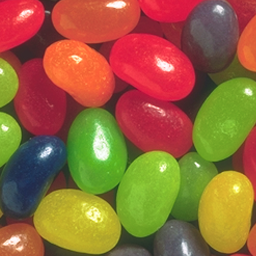
%> input picture Lab 1 /jbeans-1.ppm, 256 x 256 px
$ octave Week2.m   (GNU Octave 9; MATLAB toolbox functions it lacks are replaced by stand-ins)
%> lines starting %> are read from the running program, lines starting %| are printed output that depends on the picture
### Lab 1 /mseCalc.m
% Mean Squared Error (MSE) Function
function mseValue = mseCalc(P, Q)
    % Converting to double for accurate manipulation
    P = double(P);
    Q = double(Q);

    % Formula implementation
    mseValue = mean((P - Q).^2, 'all');
end


### Lab 1 /psnrCalc.m
% Peak Signal-to-Noise Ratio (PSNR) Function
function psnrValue = psnrCalc(P, Q)
    % Converting to double for accurate manipulation
    P = double(P);
    Q = double(Q);

    % Formula implementation
    mseValue = mseCalc(P, Q);
    psnrValue = 10*log10((255^2)/mseValue);
end

### Lab 1 /snrCalc.m
% Signal-to-Noise Ratio (SNR) Function
function snrValue = snrCalc(P, Q)
    % Converting to double for accurate manipulation
    P = double(P);
    Q = double(Q);

    % Formula implementation
    mseValue = mseCalc(P, Q);
    snrValue = 10*log10((mean(P.^2, 'all'))/mseValue);
end

### Lab 1 /rgb2ycc.m
% Function that converts from RGB to YCbCr
function ycc_image = rgb2ycc(rgb_image)
    % Converting to double to manipulate image
    rgb_image = double(rgb_image);

    % Defining the colour channels accordingly to use the variables
    R = rgb_image(:, :, 1);
    G = rgb_image(:, :, 2);
    B = rgb_image(:, :, 3);

    % Provided values in lab document
    Y = ((75*R + 150*G + 29*B)/256);
    Cb = ((-44*R -87*G + 131*B)/256) + 128;
    Cr = ((130*R - 110*G - 21*B)/256) + 128;

    % Defining the luminance & chrominance channels from the variables
    ycc_image(:, :, 1) = Y;
    ycc_image(:, :, 2) = Cb;
    ycc_image(:, :, 3) = Cr;
end

### Lab 1 /ycc2rgb.m
% Function that converts from YCBr to RGB
function rgb_image = ycc2rgb(ycc_image)
    % Converting to double to manipulate image
    ycc_image = double(ycc_image);

    % Defining the luminance & chrominance channels accordingly to use the variables
    Y = ycc_image(:, :, 1);
    Cb = ycc_image(:, :, 2);
    Cr = ycc_image(:, :, 3);

    % Provided values in lab document
    R = (1.0133*Y - 0.0025*(Cb - 128) + 1.3838*(Cr - 128));
    G = (1.0051*Y - 0.3336*(Cb - 128) - 0.6928*(Cr - 128));
    B = (1.0079*Y + 1.7318*(Cb - 128) + 0.0047*(Cr - 128));

    % Defining the colour channels accordingly from the variables
    rgb_image(:, :, 1) = R;
    rgb_image(:, :, 2) = G;
    rgb_image(:, :, 3) = B;

end

### Lab 1 /Week2.m
% ----------------------------- Question 2 ----------------------------- %

% Reading in the original and corrupted images
originalBeans = imread("jbeans-1.ppm");
%> originalBeans is the input picture: size 256x256x3 uint8; mean R, G, B 148.6, 102.5, 59.4
corruptedBeans = imread("jbeans_corrupted_sample.ppm");
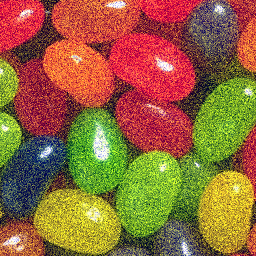
%> input picture Lab 1 /jbeans_corrupted_sample.ppm, 256 x 256 px
%> corruptedBeans is the input picture: size 256x256x3 uint8; mean R, G, B 146.9, 103.3, 59.4

% Calling the image metric functions and passing in the two images
mseBeans = mseCalc(originalBeans, corruptedBeans);
%> in mseCalc, `mseValue = mean((P - Q).^2, 'all');`: mseValue = 941.2
%> mseBeans = 941.2
psnrBeans = psnrCalc(originalBeans, corruptedBeans);
%> in psnrCalc, `psnrValue = 10*log10((255^2)/mseValue);`: psnrValue = 18.39
%> psnrBeans = 18.39
snrBeans = snrCalc(originalBeans, corruptedBeans);
%> in snrCalc, `snrValue = 10*log10((mean(P.^2, 'all'))/mseValue);`: snrValue = 11.94
%> snrBeans = 11.94

% Displaying the returned results from the three image metric functions
disp("Calculated MSE value is " + mseBeans + ".");
%| Calculated MSE value is 941.1705.
disp("Calculated PSNR value is " + psnrBeans + ".");
%| Calculated PSNR value is 18.3941.
disp("Calculated SNR value is " + snrBeans + ".");
%| Calculated SNR value is 11.9354.

% ----------------------------- Question 3 ----------------------------- %

% Converting original image to the YCbCr colourspace
jbeans_ycc = rgb2ycc(originalBeans);
%> in rgb2ycc, `Cr = ((130*R - 110*G - 21*B)/256) + 128;`:
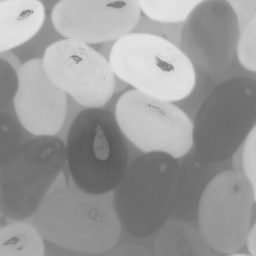
%> Cr: size 256x256 double; min 87.19, max 229, mean 154.5

% Provided values for variance taken from lab document
values = [10^2, 20^2, 40^2, 80^2, 100^2];

% Initializing vectors to store calculated image metrics
mseValuesY = zeros(1, length(values));
psnrValuesY = zeros(1, length(values));
snrValuesY = zeros(1, length(values));

mseValuesCb = zeros(1, length(values));
psnrValuesCb = zeros(1, length(values));
snrValuesCb = zeros(1, length(values));

mseValuesCr = zeros(1, length(values));
psnrValuesCr = zeros(1, length(values));
snrValuesCr = zeros(1, length(values));

% Looping through each variance value
for i = 1:length(values)
    % Square rooting as provided values are squared of the variance
    variance = sqrt(values(i));

    % Generating 256x256 noise image
    randn('state', sum(100*clock));
    noise = variance * randn(256);

    % Adding the generated noise image to each channel separately
    ycc_corrupted_y = noise + jbeans_ycc(:, :, 1);
    ycc_corrupted_Cb = noise + jbeans_ycc(:, :, 2);
    ycc_corrupted_Cr = noise + jbeans_ycc(:, :, 3);

    % Concatenating each corrupted channel with the other respective original channels
    % After concatenating, converting each YCbCr image to RGB
    rgb_corrupted_y = ycc2rgb(cat(3, ycc_corrupted_y, jbeans_ycc(:, :, 2), jbeans_ycc(:, :, 3)));
    rgb_corrupted_Cb = ycc2rgb(cat(3, jbeans_ycc(:, :, 1), ycc_corrupted_Cb, jbeans_ycc(:, :, 3)));
    rgb_corrupted_Cr = ycc2rgb(cat(3, jbeans_ycc(:, :, 1), jbeans_ycc(:, :, 2), ycc_corrupted_Cr));

    % Converting the RGB image from 'double' to 'uint8'
    rgb_corrupted_y = uint8(rgb_corrupted_y);
    rgb_corrupted_Cb = uint8(rgb_corrupted_Cb);
    rgb_corrupted_Cr = uint8(rgb_corrupted_Cr);

    % Calculating MSE, PSNR, and SNR values for the corrupted Y channel
    mse_corrupted_y = mseCalc(originalBeans, rgb_corrupted_y);
    psnr_corrupted_y = psnrCalc(originalBeans, rgb_corrupted_y);
    snr_corrupted_y = snrCalc(originalBeans, rgb_corrupted_y);

    % Calculating MSE, PSNR, and SNR values for the corrupted Cb channel
    mse_corrupted_Cb = mseCalc(originalBeans, rgb_corrupted_Cb);
    psnr_corrupted_Cb = psnrCalc(originalBeans, rgb_corrupted_Cb);
    snr_corrupted_Cb = snrCalc(originalBeans, rgb_corrupted_Cb);

    % Calculating MSE, PSNR, and SNR values for the corrupted Cr channel
    mse_corrupted_Cr = mseCalc(originalBeans, rgb_corrupted_Cr);
    psnr_corrupted_Cr = psnrCalc(originalBeans, rgb_corrupted_Cr);
    snr_corrupted_Cr = snrCalc(originalBeans, rgb_corrupted_Cr);

    % Saving calculated MSE, PSNR, and SNR values for the corrupted Y channel
    mseValuesY(i) = mse_corrupted_y;
    psnrValuesY(i) = psnr_corrupted_y;
    snrValuesY(i) = snr_corrupted_y;

    % Saving calculated MSE, PSNR, and SNR values for the corrupted Cb channel
    mseValuesCb(i) = mse_corrupted_Cb;
    psnrValuesCb(i) = psnr_corrupted_Cb;
    snrValuesCb(i) = snr_corrupted_Cb;

    % Saving calculated MSE, PSNR, and SNR values for the corrupted Cr channel
    mseValuesCr(i) = mse_corrupted_Cr;
    psnrValuesCr(i) = psnr_corrupted_Cr;
    snrValuesCr(i) = snr_corrupted_Cr;

    % Plotting the three image variance = 80 as requested in lab document
    if variance == 80
        % Corrupted Y Channel
        figure();
        image(rgb_corrupted_y);
        title("Jellybeans with Corrupted Y Channel at Variance = 80");
        axis image;

        % Corrupted Cb Channel
        figure();
        image(rgb_corrupted_Cb);
        title("Jellybeans with Corrupted Cb Channel at Variance = 80");
        axis image;

        % Corrupted Cr Channel
        figure();
        image(rgb_corrupted_Cr);
        title("Jellybeans with Corrupted Cr Channel at Variance = 80");
        axis image;
    end
end
%> this loop made 5 passes
%> (mse_corrupted_y, psnr_corrupted_y, snr_corrupted_y, mse_corrupted_Cb, psnr_corrupted_Cb) on passes 1 to 5: (100.3, 28.12, 21.66, 102.1, 28.04), (398, 22.13, 15.67, 371.4, 22.43), (1408.2, 16.64, 10.19, 1153.8, 17.51), (4385.1, 11.71, 5.25, 3056.6, 13.28), (5929, 10.4, 3.94, 3804.9, 12.33)
%> pass 1, `ycc_corrupted_y = noise + jbeans_ycc(:, :, 1);`:
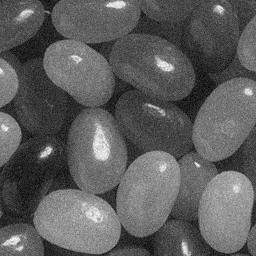
%> ycc_corrupted_y: size 256x256 double; min 14.2, max 275.8, mean 110.3; drawn with min black and max white
%> pass 1, `ycc_corrupted_Cb = noise + jbeans_ycc(:, :, 2);`:
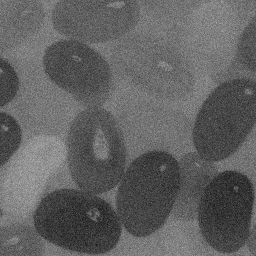
%> ycc_corrupted_Cb: size 256x256 double; min 16.3, max 183.6, mean 98
%> pass 1, `ycc_corrupted_Cr = noise + jbeans_ycc(:, :, 3);`:
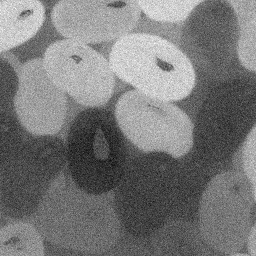
%> ycc_corrupted_Cr: size 256x256 double; min 55.43, max 264.1, mean 154.5; drawn with min black and max white
%> pass 1, in ycc2rgb, `ycc_image = double(ycc_image);`:
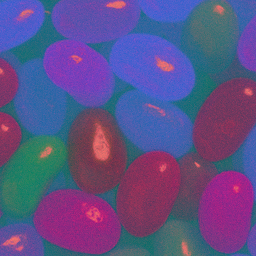
%> ycc_image: size 256x256x3 double; mean R, G, B 110.3, 98, 154.5; mean of the top-left, top-right, bottom-left and bottom-right quarters 129.3, 125.7, 113.4, 115.4; drawn with min black and max white
%> after the loop, mseValuesCb = [102.1 371.4 1153.8 3056.6 3804.9]; mseValuesCr = [77.3 302.3 1068.7 3089.1 4032.8]; mseValuesY = [100.3 398 1408.2 4385.1 5929]; psnrValuesCb = [28.04 22.43 17.51 13.28 12.33]; psnrValuesCr = [29.25 23.33 17.84 13.23 12.07]; psnrValuesY = [28.12 22.13 16.64 11.71 10.4]; snrValuesCb = [21.58 15.97 11.05 6.82 5.87]; snrValuesCr = [22.79 16.87 11.38 6.77 5.62]; snrValuesY = [21.66 15.67 10.19 5.25 3.94]

% Plotting the MSE values for all channels for each variance
figure();
hold on;
plot(sqrt(values), mseValuesY, 'b-o', "MarkerFaceColor", 'b');
plot(sqrt(values), mseValuesCb, 'r-o', "MarkerFaceColor", 'r');
plot(sqrt(values), mseValuesCr, 'g-o', "MarkerFaceColor", 'g');
hold off;
title("MSE Values vs. Variance");
xlabel("Variance");
ylabel("MSE Values");
legend('Y Channel', 'Cb Channel', 'Cr Channel', 'Location', 'Best');

% Plotting the PSNR values for all channels for each variance
figure();
hold on;
plot(sqrt(values), psnrValuesY, 'b-o', "MarkerFaceColor", 'b');
plot(sqrt(values), psnrValuesCb, 'r-o', "MarkerFaceColor", 'r');
plot(sqrt(values), psnrValuesCr, 'g-o', "MarkerFaceColor", 'g');
hold off;
title("PSNR Values vs. Variance");
xlabel("Variance");
ylabel("PSNR Values");
legend('Y Channel', 'Cb Channel', 'Cr Channel', 'Location', 'Best');

% Plotting the SNR values for all channels for each variance
figure();
hold on;
plot(sqrt(values), snrValuesY, 'b-o', "MarkerFaceColor", 'b');
plot(sqrt(values), snrValuesCb, 'r-o', "MarkerFaceColor", 'r');
plot(sqrt(values), snrValuesCr, 'g-o', "MarkerFaceColor", 'g');
hold off;
title("SNR Values vs. Variance");
xlabel("Variance");
ylabel("DNR Values");
legend('Y Channel', 'Cb Channel', 'Cr Channel', 'Location', 'Best');
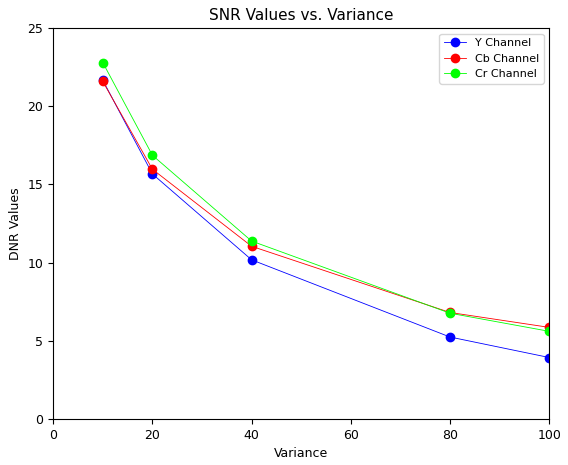
%> figure redrawn from the program's plot data
